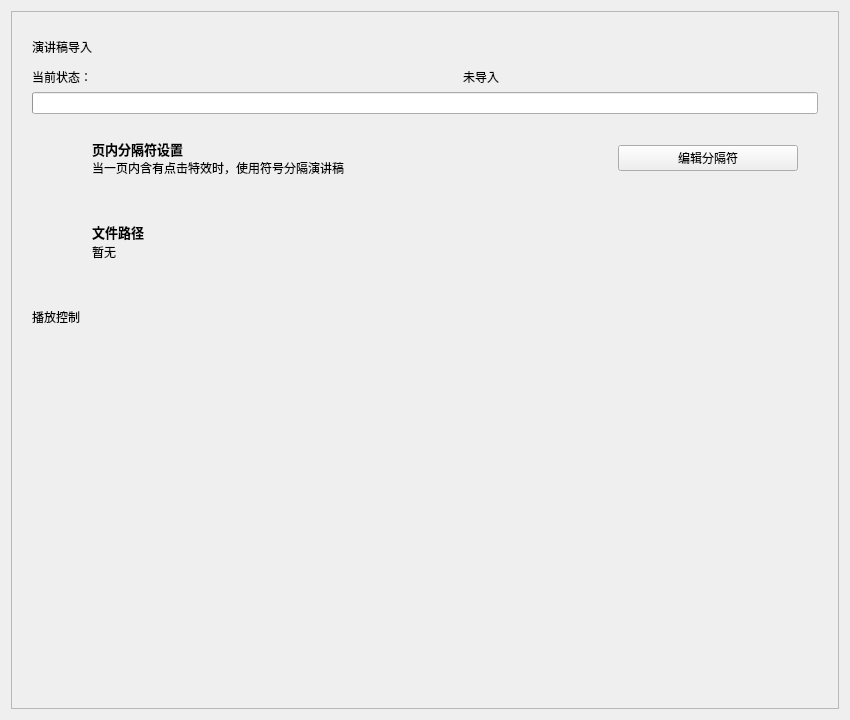
<?xml version="1.0" encoding="UTF-8"?>
<ui version="4.0">
 <class>mainwindow</class>
 <widget class="QWidget" name="mainwindow">
  <property name="geometry">
   <rect>
    <x>0</x>
    <y>0</y>
    <width>850</width>
    <height>720</height>
   </rect>
  </property>
  <property name="windowTitle">
   <string>Form</string>
  </property>
  <layout class="QHBoxLayout" name="horizontalLayout_13">
   <item>
    <widget class="ScrollArea" name="bgScrollArea">
     <property name="widgetResizable">
      <bool>true</bool>
     </property>
     <widget class="QWidget" name="scrollAreaWidgetContents_3">
      <property name="geometry">
       <rect>
        <x>0</x>
        <y>0</y>
        <width>830</width>
        <height>700</height>
       </rect>
      </property>
      <property name="styleSheet">
       <string notr="true"/>
      </property>
      <layout class="QVBoxLayout" name="verticalLayout_11">
       <property name="spacing">
        <number>20</number>
       </property>
       <property name="leftMargin">
        <number>20</number>
       </property>
       <property name="topMargin">
        <number>20</number>
       </property>
       <property name="rightMargin">
        <number>20</number>
       </property>
       <property name="bottomMargin">
        <number>20</number>
       </property>
       <item>
        <widget class="QWidget" name="importWidget" native="true">
         <layout class="QVBoxLayout" name="verticalLayout_2">
          <property name="spacing">
           <number>5</number>
          </property>
          <property name="leftMargin">
           <number>0</number>
          </property>
          <property name="topMargin">
           <number>0</number>
          </property>
          <property name="rightMargin">
           <number>0</number>
          </property>
          <property name="bottomMargin">
           <number>0</number>
          </property>
          <item>
           <widget class="SubtitleLabel" name="SubtitleLabel">
            <property name="minimumSize">
             <size>
              <width>0</width>
              <height>30</height>
             </size>
            </property>
            <property name="maximumSize">
             <size>
              <width>16777215</width>
              <height>30</height>
             </size>
            </property>
            <property name="text">
             <string>演讲稿导入</string>
            </property>
           </widget>
          </item>
          <item>
           <widget class="QWidget" name="widget_5" native="true">
            <property name="minimumSize">
             <size>
              <width>0</width>
              <height>20</height>
             </size>
            </property>
            <property name="maximumSize">
             <size>
              <width>16777215</width>
              <height>20</height>
             </size>
            </property>
            <layout class="QHBoxLayout" name="horizontalLayout_2">
             <property name="spacing">
              <number>5</number>
             </property>
             <property name="leftMargin">
              <number>0</number>
             </property>
             <property name="topMargin">
              <number>0</number>
             </property>
             <property name="rightMargin">
              <number>0</number>
             </property>
             <property name="bottomMargin">
              <number>0</number>
             </property>
             <item>
              <widget class="CaptionLabel" name="statusShowLabel">
               <property name="minimumSize">
                <size>
                 <width>65</width>
                 <height>0</height>
                </size>
               </property>
               <property name="maximumSize">
                <size>
                 <width>65</width>
                 <height>16777215</height>
                </size>
               </property>
               <property name="text">
                <string>当前状态：</string>
               </property>
              </widget>
             </item>
             <item>
              <widget class="IconInfoBadge" name="IconInfoBadge"/>
             </item>
             <item>
              <widget class="CaptionLabel" name="statusLabel">
               <property name="text">
                <string>未导入</string>
               </property>
              </widget>
             </item>
            </layout>
           </widget>
          </item>
          <item>
           <widget class="IndeterminateProgressBar" name="IndeterminateProgressBar"/>
          </item>
          <item>
           <widget class="CardWidget" name="CardWidget">
            <layout class="QHBoxLayout" name="horizontalLayout_11">
             <property name="spacing">
              <number>20</number>
             </property>
             <property name="leftMargin">
              <number>20</number>
             </property>
             <property name="topMargin">
              <number>20</number>
             </property>
             <property name="rightMargin">
              <number>20</number>
             </property>
             <property name="bottomMargin">
              <number>20</number>
             </property>
             <item>
              <widget class="IconWidget" name="partingIconWidget">
               <property name="minimumSize">
                <size>
                 <width>20</width>
                 <height>20</height>
                </size>
               </property>
               <property name="maximumSize">
                <size>
                 <width>20</width>
                 <height>20</height>
                </size>
               </property>
              </widget>
             </item>
             <item>
              <layout class="QVBoxLayout" name="verticalLayout_7">
               <property name="spacing">
                <number>0</number>
               </property>
               <item>
                <widget class="QLabel" name="notesPathLabel_5">
                 <property name="styleSheet">
                  <string notr="true">font-weight: 700;
font-size: 10pt;</string>
                 </property>
                 <property name="text">
                  <string>页内分隔符设置</string>
                 </property>
                </widget>
               </item>
               <item>
                <widget class="CaptionLabel" name="CaptionLabel_5">
                 <property name="text">
                  <string>当一页内含有点击特效时，使用符号分隔演讲稿</string>
                 </property>
                </widget>
               </item>
              </layout>
             </item>
             <item>
              <spacer name="horizontalSpacer">
               <property name="orientation">
                <enum>Qt::Horizontal</enum>
               </property>
               <property name="sizeHint" stdset="0">
                <size>
                 <width>40</width>
                 <height>20</height>
                </size>
               </property>
              </spacer>
             </item>
             <item>
              <widget class="PushButton" name="editMarkPushButton">
               <property name="minimumSize">
                <size>
                 <width>180</width>
                 <height>0</height>
                </size>
               </property>
               <property name="maximumSize">
                <size>
                 <width>180</width>
                 <height>16777215</height>
                </size>
               </property>
               <property name="text">
                <string>编辑分隔符</string>
               </property>
              </widget>
             </item>
            </layout>
           </widget>
          </item>
          <item>
           <widget class="CardWidget" name="importCardWidget">
            <property name="minimumSize">
             <size>
              <width>0</width>
              <height>80</height>
             </size>
            </property>
            <property name="maximumSize">
             <size>
              <width>16777215</width>
              <height>80</height>
             </size>
            </property>
            <layout class="QHBoxLayout" name="horizontalLayout">
             <property name="spacing">
              <number>20</number>
             </property>
             <property name="leftMargin">
              <number>20</number>
             </property>
             <property name="topMargin">
              <number>20</number>
             </property>
             <property name="rightMargin">
              <number>20</number>
             </property>
             <property name="bottomMargin">
              <number>20</number>
             </property>
             <item>
              <widget class="IconWidget" name="fileIconWidget">
               <property name="minimumSize">
                <size>
                 <width>20</width>
                 <height>20</height>
                </size>
               </property>
               <property name="maximumSize">
                <size>
                 <width>20</width>
                 <height>20</height>
                </size>
               </property>
              </widget>
             </item>
             <item>
              <layout class="QVBoxLayout" name="verticalLayout">
               <property name="spacing">
                <number>0</number>
               </property>
               <item>
                <widget class="QLabel" name="notesPathShowLabel">
                 <property name="styleSheet">
                  <string notr="true">font-weight: 700;
font-size: 10pt;</string>
                 </property>
                 <property name="text">
                  <string>文件路径</string>
                 </property>
                </widget>
               </item>
               <item>
                <widget class="CaptionLabel" name="notesPathLabel">
                 <property name="text">
                  <string>暂无</string>
                 </property>
                </widget>
               </item>
              </layout>
             </item>
             <item>
              <widget class="PrimarySplitPushButton" name="getFileButton">
               <property name="minimumSize">
                <size>
                 <width>180</width>
                 <height>0</height>
                </size>
               </property>
               <property name="maximumSize">
                <size>
                 <width>180</width>
                 <height>16777215</height>
                </size>
               </property>
               <property name="text_" stdset="0">
                <string>导入 PowerPoint</string>
               </property>
              </widget>
             </item>
            </layout>
           </widget>
          </item>
         </layout>
        </widget>
       </item>
       <item>
        <layout class="QVBoxLayout" name="verticalLayout_6">
         <property name="spacing">
          <number>5</number>
         </property>
         <item>
          <widget class="SubtitleLabel" name="SubtitleLabel_2">
           <property name="minimumSize">
            <size>
             <width>0</width>
             <height>30</height>
            </size>
           </property>
           <property name="maximumSize">
            <size>
             <width>16777215</width>
             <height>30</height>
            </size>
           </property>
           <property name="text">
            <string>播放控制</string>
           </property>
          </widget>
         </item>
         <item>
          <widget class="PlaybackOverview" name="playbackOverview"/>
         </item>
         <item>
          <widget class="PlaybackControls" name="playCardWidget_3"/>
         </item>
         <item>
          <spacer name="verticalSpacer">
           <property name="orientation">
            <enum>Qt::Vertical</enum>
           </property>
           <property name="sizeHint" stdset="0">
            <size>
             <width>20</width>
             <height>40</height>
            </size>
           </property>
          </spacer>
         </item>
        </layout>
       </item>
      </layout>
     </widget>
    </widget>
   </item>
  </layout>
 </widget>
 <customwidgets>
  <customwidget>
   <class>PushButton</class>
   <extends>QPushButton</extends>
   <header>qfluentwidgets</header>
  </customwidget>
  <customwidget>
   <class>SplitPushButton</class>
   <extends>QWidget</extends>
   <header>qfluentwidgets</header>
  </customwidget>
  <customwidget>
   <class>PrimarySplitPushButton</class>
   <extends>SplitPushButton</extends>
   <header>qfluentwidgets</header>
  </customwidget>
  <customwidget>
   <class>IconWidget</class>
   <extends>QWidget</extends>
   <header>qfluentwidgets</header>
  </customwidget>
  <customwidget>
   <class>CardWidget</class>
   <extends>QFrame</extends>
   <header>qfluentwidgets</header>
   <container>1</container>
  </customwidget>
  <customwidget>
   <class>ScrollArea</class>
   <extends>QScrollArea</extends>
   <header>qfluentwidgets</header>
   <container>1</container>
  </customwidget>
  <customwidget>
   <class>CaptionLabel</class>
   <extends>QLabel</extends>
   <header>qfluentwidgets</header>
  </customwidget>
  <customwidget>
   <class>SubtitleLabel</class>
   <extends>QLabel</extends>
   <header>qfluentwidgets</header>
  </customwidget>
  <customwidget>
   <class>IndeterminateProgressBar</class>
   <extends>QProgressBar</extends>
   <header>qfluentwidgets</header>
  </customwidget>
  <customwidget>
   <class>InfoBadge</class>
   <extends>QLabel</extends>
   <header>qfluentwidgets</header>
  </customwidget>
  <customwidget>
   <class>IconInfoBadge</class>
   <extends>InfoBadge</extends>
   <header>qfluentwidgets</header>
  </customwidget>
  <customwidget>
   <class>PlaybackControls</class>
   <extends>QFrame</extends>
   <header>ui.playback_controls</header>
   <container>1</container>
  </customwidget>
  <customwidget>
   <class>PlaybackOverview</class>
   <extends>QFrame</extends>
   <header>ui.playback_overview</header>
   <container>1</container>
  </customwidget>
 </customwidgets>
 <resources>
  <include location="resource.qrc"/>
 </resources>
 <connections/>
</ui>
